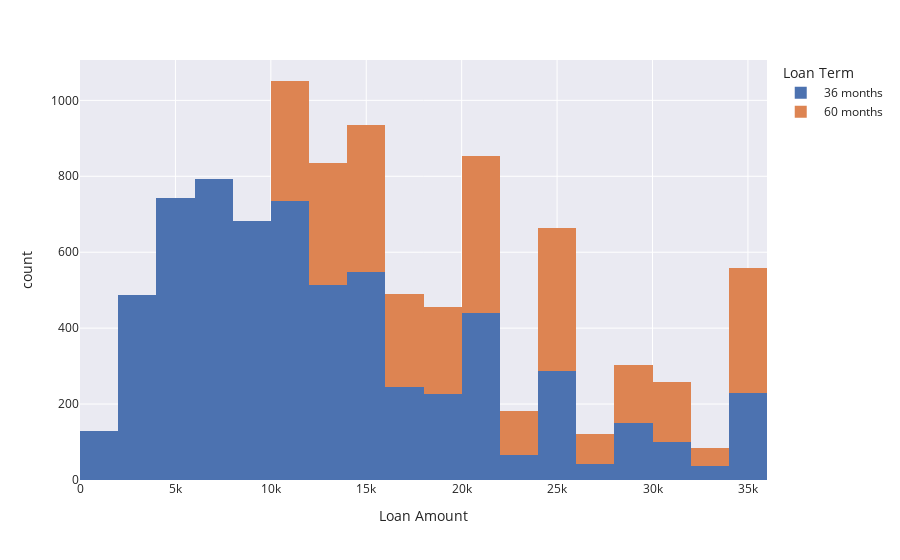

Here is the notebook cell this chart was saved with:
### Markdown cell above
<details>
  <summary>Double-click this markdown to show additional enhancement features</summary>
  
```python
    template='seaborn',
    labels={
        'loan_amount':'Loan Amount',
        'term':'Loan Term'
	}
```

</details>

### Code cell
# code here
px.histogram(
    loan_condition,
    x='loan_amount',
    color='term',
    nbins=20,
    template='seaborn',
    labels={
        'loan_amount':'Loan Amount',
        'term':'Loan Term'
    }
)

### Figure 1 — Plotly figure (JSON) as saved in the notebook; plotly's stock layout.template omitted (floating-point values rounded to 4 significant figures; data arrays with more than 128 entries replaced by an {"elided": "..."} marker saying what was removed)
{"data": [{"alignmentgroup": "True", "bingroup": "x", "hovertemplate": "Loan Term= 36 months<br>Loan Amount=%{x}<br>count=%{y}<extra></extra>", "legendgroup": " 36 months", "marker": {"color": "rgb(76,114,176)", "pattern": {"shape": ""}}, "name": " 36 months", "nbinsx": 20, "offsetgroup": " 36 months", "orientation": "v", "showlegend": true, "type": "histogram", "x": {"elided": "6455 int values"}, "xaxis": "x", "yaxis": "y"}, {"alignmentgroup": "True", "bingroup": "x", "hovertemplate": "Loan Term= 60 months<br>Loan Amount=%{x}<br>count=%{y}<extra></extra>", "legendgroup": " 60 months", "marker": {"color": "rgb(221,132,82)", "pattern": {"shape": ""}}, "name": " 60 months", "nbinsx": 20, "offsetgroup": " 60 months", "orientation": "v", "showlegend": true, "type": "histogram", "x": {"elided": "3171 int values"}, "xaxis": "x", "yaxis": "y"}], "layout": {"autosize": true, "barmode": "relative", "legend": {"title": {"text": "Loan Term"}, "tracegroupgap": 0}, "margin": {"t": 60}, "xaxis": {"anchor": "y", "autorange": true, "domain": [0, 1], "range": [-0.5, 36000.0], "title": {"text": "Loan Amount"}, "type": "linear"}, "yaxis": {"anchor": "x", "autorange": true, "domain": [0, 1], "range": [0, 1106.0], "title": {"text": "count"}}}}
